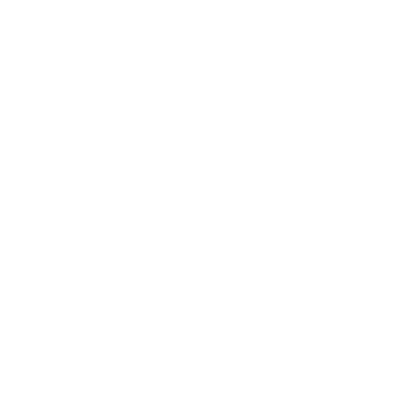
Frame 1 (no input)
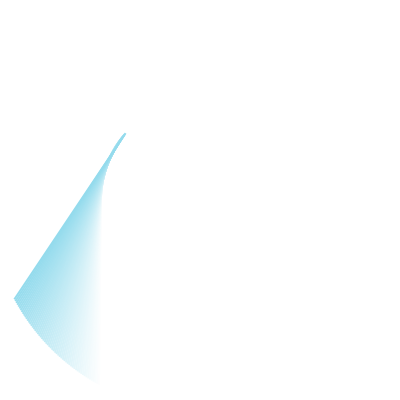
Frame 60 (the mouse pressed at the canvas centre just before this capture)
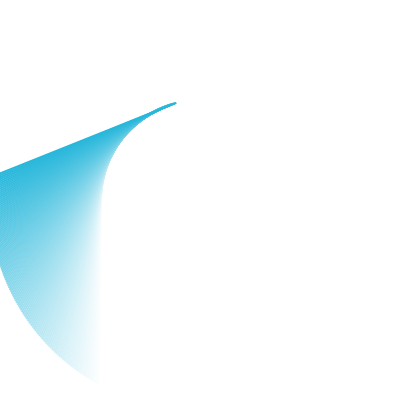
Frame 120 (the mouse held since frame 60 and released just before this capture)

The Processing sketch that drew these frames (run headless with seeded random() and noise(); from frame 60 on, the mouse is pressed at the canvas centre):

// Processing sketch: processing_165404
// ── processing_165404.pde

boolean loop, back;
float angle;

void setup()
{
  size(400,400);
  background(255);
}

void draw()
{
  translate(height/2, width/2);
  fill(255-180*angle, 255-60*angle, 255-30*angle);
  noStroke();
  
  if(!(back))
  {
    rotate(angle);
  }
  else
  {
    rotate(-angle);
  }
  
  //rect(-100,-sqrt(200),200,200,30);
  //rect(-100,-sqrt(200),200,1);
  rect(-100,-sqrt(200),2,200);
  
  if(!(back))
  {
    
    if(angle < TWO_PI)
    {
      angle += 0.01;
    }
    else
    {
      angle += 0.01;
      back = true;
    }
  }
  else
  {
    if(angle > 0)
    {
      angle += -0.01;
    }
    else
    {
      angle = 0;
      angle += -0.01;
      back = false;
    }
  }
  
}

void mousePressed()
{
  if(loop)
  {
    noLoop();
    loop = false;
  }
  else
  {
    loop();
    loop = true;
  }
}
